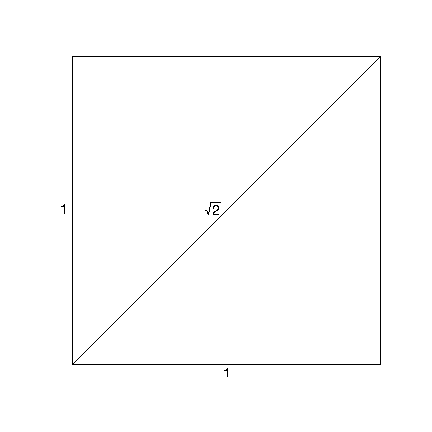

Write R code to recreate this figure.
plot(c(0,1),c(0,1), type="n",  xlab="", ylab="",asp=1,axes=F)
lines(c(0,1,1,0,0),c(0,0,1,1,0))
lines(c(0,1),c(0,1))
text(0.5,0.5,expression(sqrt(2)),pos=2,cex=1.5)
text(0,0.5,"1",pos=2,cex=1.5)
text(0.5,0,"1",pos=1,cex=1.5)
